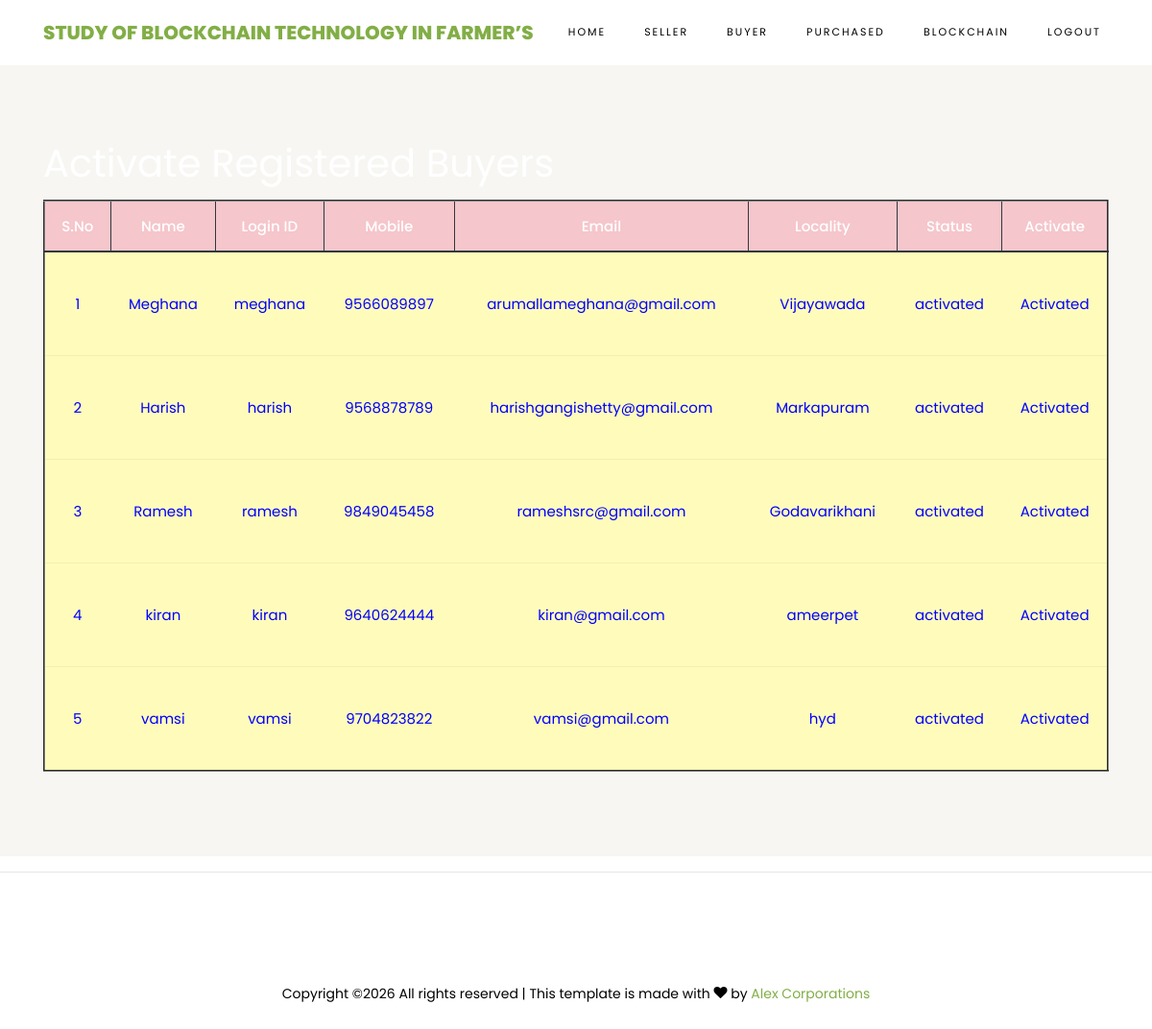
Page /ViewBuyersRegisteredUsers/ on the committed database.
### buyers/models.py (models this page shows, shortened)
class BuyerUserRegistrationModel(models.Model):
    name = models.CharField(max_length=100)
    loginid = models.CharField(unique=True, max_length=100)
    password = models.CharField(max_length=100)
    mobile = models.CharField(unique=True, max_length=100)
    email = models.CharField(unique=True, max_length=100)
    locality = models.CharField(max_length=100)
    address = models.CharField(max_length=1000)
    city = models.CharField(max_length=100)
    state = models.CharField(max_length=100)
    status = models.CharField(max_length=100)
    class Meta:
        db_table = 'BuyersRegistrations'

### admins/views.py (the view)
# urls.py: path("ViewBuyersRegisteredUsers/", admins.ViewBuyersRegisteredUsers, name="ViewBuyersRegisteredUsers"),
def ViewBuyersRegisteredUsers(request):
    data = BuyerUserRegistrationModel.objects.all()
    return render(request, 'admins/BuyersRegisteredUsers.html', {'data': data})

### assets/templates/admins/BuyersRegisteredUsers.html
{%extends 'admins/adminbase.html'%}
{%load static%}
{%block contents%}
<section class="ftco-section ftco-no-pt ftco-no-pb py-5 bg-light">
    <div class="container py-4">
        <div class="row d-flex justify-content-center py-5">
            <div class="col-md-12">
 <h1><font color="WHITE"> Activate Registered Buyers</font></h1>
                                         <table border="2px" class="table table-hover table-dark">
                    <thead>
                    <tr class="table-danger">
                        <th scope="col">S.No</th>
                        <th scope="col">Name</th>
                        <th scope="col">Login ID</th>
                        <th scope="col">Mobile</th>
                        <th scope="col">Email</th>
                        <th scope="col">Locality</th>
                        <th scope="col">Status</th>
                        <th scope="col">Activate</th>
                    </tr>
                    </thead>
                    <tbody>
                    {% for i in data %}
                    <tr scope="row" style="color: BLUE; background-color:#FFFCBB">
                        <td>{{forloop.counter}}</td>
                        <td>{{i.name}}</td>
                        <td>{{i.loginid}}</td>
                        <td>{{i.mobile}}</td>
                        <td>{{i.email}}</td>
                        <td>{{i.locality}}</td>
                        <td>{{i.status}}</td>
                        {% if i.status == 'waiting' %}
                        <td><a class="btn-link" href="/AdminActivaBuyerssUsers/?uid={{ i.id }}"
                               style="color:DARKBLUE">Activate</a></td>
                        {% else %}
                        <td> Activated</td>
                        {% endif %}
                    </tr>
                    {% endfor %}
                    </tbody>
                </table>
            </div>
        </div>
    </div>
</section>
{%endblock%}

### rows in the picture
BuyerUserRegistrationModel: name "Meghana", loginid "meghana", mobile "9566089897", email "arumallameghana@gmail.com", locality "Vijayawada", status "activated", shows "Activated"
BuyerUserRegistrationModel: name "Harish", loginid "harish", mobile "9568878789", email "harishgangishetty@gmail.com", locality "Markapuram", status "activated", shows "Activated"
BuyerUserRegistrationModel: name "Ramesh", loginid "ramesh", mobile "9849045458", email "rameshsrc@gmail.com", locality "Godavarikhani", status "activated", shows "Activated"
BuyerUserRegistrationModel: name "kiran", loginid "kiran", mobile "9640624444", email "kiran@gmail.com", locality "ameerpet", status "activated", shows "Activated"
BuyerUserRegistrationModel: name "vamsi", loginid "vamsi", mobile "9704823822", email "vamsi@gmail.com", locality "hyd", status "activated", shows "Activated"
